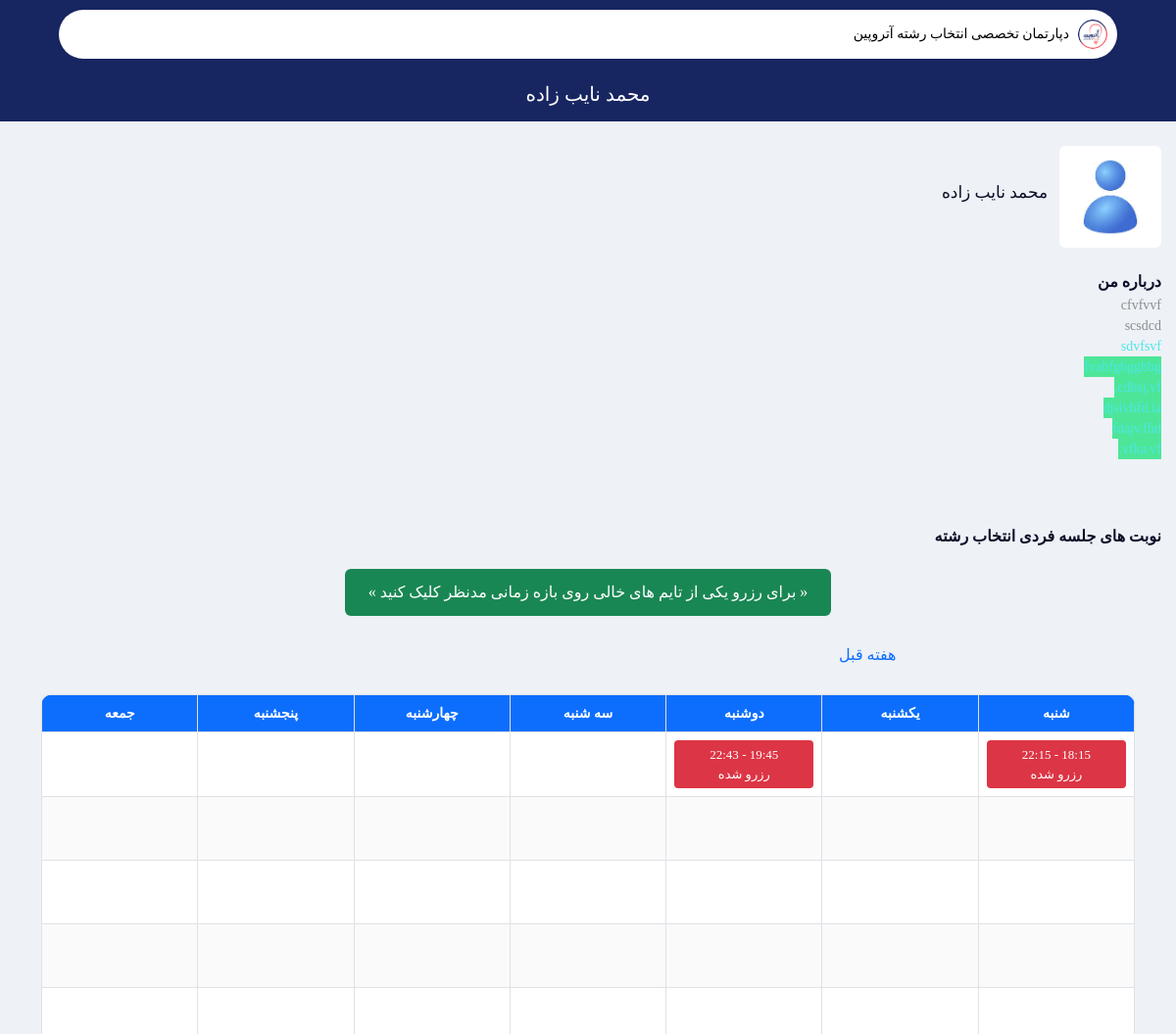
Before: /plans/consultant-show/6/ (upper part) with the older database file.
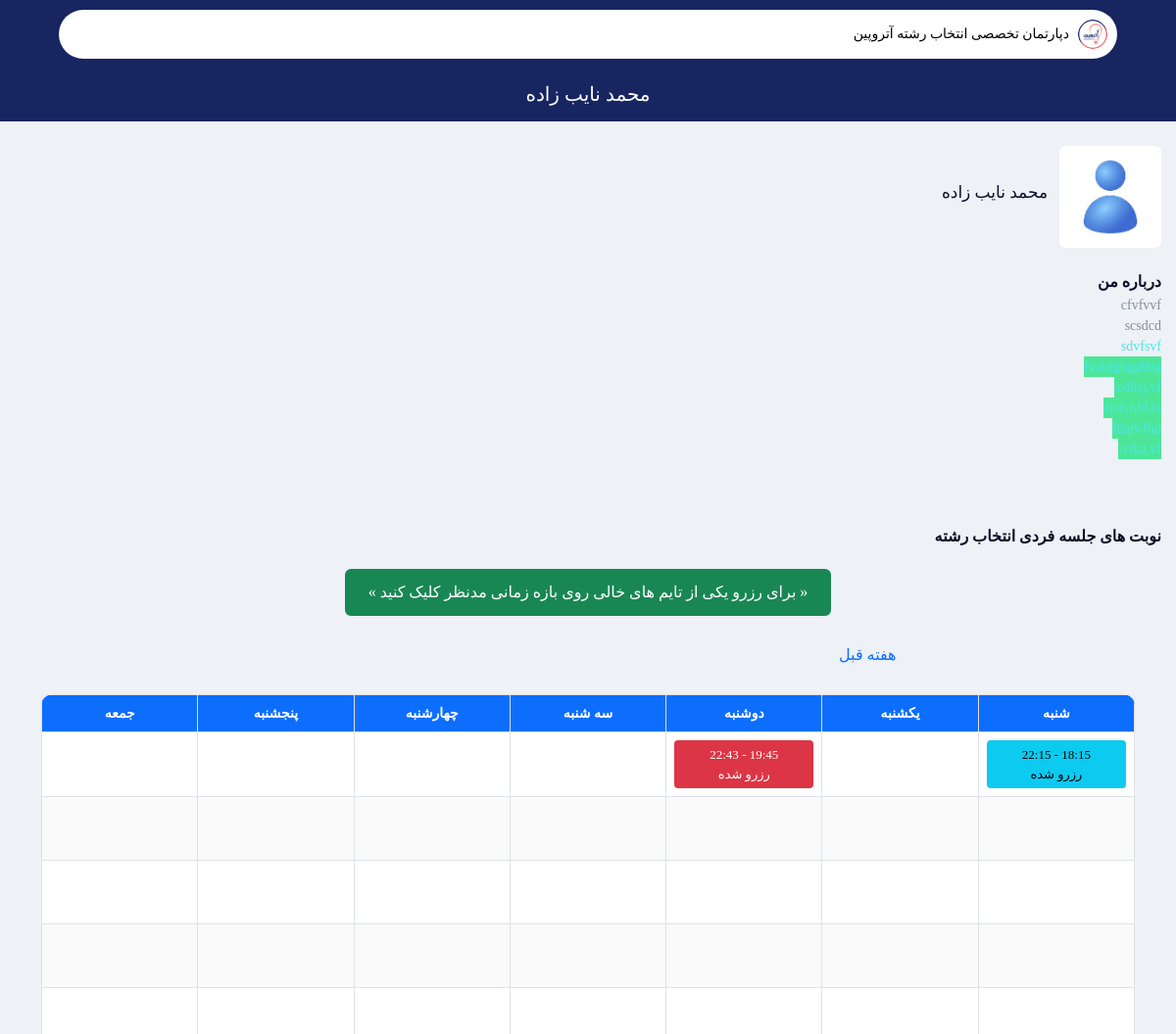
After: the same page with the newer database file.
### accounts/models.py (models this page shows)
class ConsultantSchedule(models.Model):
    consultant = models.ForeignKey(
        Consultant,
        on_delete=models.CASCADE,
        verbose_name="مشاور"
    )
    date = models.DateField(
        verbose_name="تاریخ"
    )
    start_time = models.TimeField(
        verbose_name="ساعت شروع"
    )
    end_time = models.TimeField(
        verbose_name="ساعت پایان"
    )
    is_reserved = models.BooleanField(
        default=False,
        verbose_name="رزرو شده؟"
    )
    is_held = models.BooleanField(
        default=False,
        verbose_name="برگزار شده؟"
    )
    class Meta:
        verbose_name = "برنامه حضور مشاور"
        verbose_name_plural = "برنامه های حضور مشاور"
        ordering = ["-id"]

### pages/views.py (the view)
# urls.py: path('plans/consultant-show/<int:id>/', consultant_show, name='consultant_show'),
def consultant_show(request, id):
    consultant = get_object_or_404(
        User,
        role="consultant",
        id=id
    )
    schedules = (
        ConsultantSchedule.objects.filter(
            consultant__user=consultant
        )
        .order_by("date", "start_time")
    )
    today = timezone.localdate()
    now = timezone.localtime()
    current_week_start = today - timedelta(days=(today.weekday() + 2) % 7)
    week_dict = defaultdict(list)
    for schedule in schedules:
        week_start = schedule.date - timedelta(
            days=(schedule.date.weekday() + 2) % 7
        )
        week_dict[week_start].append(schedule)
    ordered_weeks = sorted(week_dict.keys())
    day_names = [
        "شنبه",
        "یکشنبه",
        "دوشنبه",
        "سه شنبه",
        "چهارشنبه",
        "پنجشنبه",
        "جمعه",
    ]
    weeks = []
    for week_start in ordered_weeks:
        days = []
        for i in range(7):
            day_date = week_start + timedelta(days=i)
            slots = sorted(
                [
                    s
                    for s in week_dict[week_start]
                    if s.date == day_date
                ],
                key=lambda x: x.start_time
            )
            days.append({
                "name": day_names[i],
                "date": day_date,
                "date_shamsi": jdatetime.date.fromgregorian(
                    date=day_date
                ).strftime("%Y/%m/%d"),
                "slots": slots,
            })
        rows = []
        for row in range(15):
            row_data = []
            for day in days:
                if row < len(day["slots"]):
                    slot = day["slots"][row]
                    slot_datetime = timezone.make_aware(
                        datetime.combine(slot.date, slot.start_time)
                    )
                    slot.is_available = (
                        (not slot.is_reserved) and
                        (slot_datetime > now)
                    )
                    row_data.append(slot)
                else:
                    row_data.append(None)
            rows.append(row_data)
        weeks.append({
            "title": jdatetime.date.fromgregorian(
                date=week_start
            ).strftime("%Y/%m/%d"),
            "is_current": week_start == current_week_start,
            "days": days,
            "rows": rows,
        })
    if not consultant.user_consultant.show_schedules:
        weeks = False
    context = {
        "consultant": consultant,
        "weeks": weeks,
    }
    return render(
        request,
        "pages/consultant_show.html",
        context,
    )

### pages/views.py (called while the page is built, shortened)
def global_context(request):
    has_database_service = False
    wallet = False
    nayeb_link = Consultant.objects.filter(
        user__last_name="نایب زاده"
    ).first()
    try:
        nayeb_consultant_open = User.objects.filter(id=73).first().user_consultant.show_schedules
        jahan_consultant_open = User.objects.filter(id=74).first().user_consultant.show_schedules
    except:
        nayeb_consultant_open = False
        jahan_consultant_open = False
    return {
        "has_database_service": has_database_service,
        "nayeb_link": nayeb_link,
        "wallet": wallet,
        "nayeb_consultant_open": nayeb_consultant_open,
        "jahan_consultant_open": jahan_consultant_open,
    }

### templates/pages/consultant_show.html (shortened to what the changed rows need)
{% extends 'bases/learning.html' %}
{% load static %}
{% block header %}
<header class="main-header learning-header">
    <div class="custom-container">
        <div class="header-bottom header-bottom-2 mt-4 pb-3">
            <h2 class="fw-500 text-white w-100" style="text-align: center;">{{ consultant.get_full_name }}</h2>
        </div>
    </div>
</header>
{% endblock %}
{% block content %}
<section class="section-t-space feature-course-section popular-course-section">
    <div class="custom-container">
        <div class="container mt-4">
            {% if weeks %}
            {% for week in weeks %}
            <div class="week-table {% if not week.is_current %}d-none{% endif %}" data-index="{{ forloop.counter0 }}"
                data-title="هفته {{ week.title }}">
                <div class="table-responsive">
                    <table class="table table-bordered table-hover align-middle text-center schedule-table">
                        <thead class="table-light">
                            <tr>
                                {% for day in week.days %}
                                <th>
                                    {{ day.name }}
                                    <br>
                                </th>
                                {% endfor %}
                            </tr>
                        </thead>
                        <tbody>
                            {% for row in week.rows %}
                            <tr>
                                {% for slot in row %}
                                <td style="height:65px">
                                    {% if slot %}
                                    {% if slot.is_held %}
                                    <button class="btn btn-info btn-sm w-100">
                                        -
                                        {{ slot.end_time|time:"H:i" }}
                                        <br>
                                        رزرو شده
                                    </button>
                                    {% else %}
                                    <button class="btn btn-danger btn-sm w-100">
                                        -
                                        {{ slot.end_time|time:"H:i" }}
                                        <br>
                                        رزرو شده
                                    </button>
                                    {% endif %}
                                    {% endif %}
                                </td>
                                {% endfor %}
                            </tr>
                            {% endfor %}
                        </tbody>
                    </table>
                </div>
            </div>
            {% endfor %}
            {% endif %}
        </div>
    </div>
</section>
{% endblock %}

Changed rows visible on the page:
changed ConsultantSchedule (number 1 of 2 on the later page): is_held False → True (drawn)
Other visible differences:
list line gone: "- 22:15 رزرو شده"
new list line: "- 22:15 رزرو شده"
